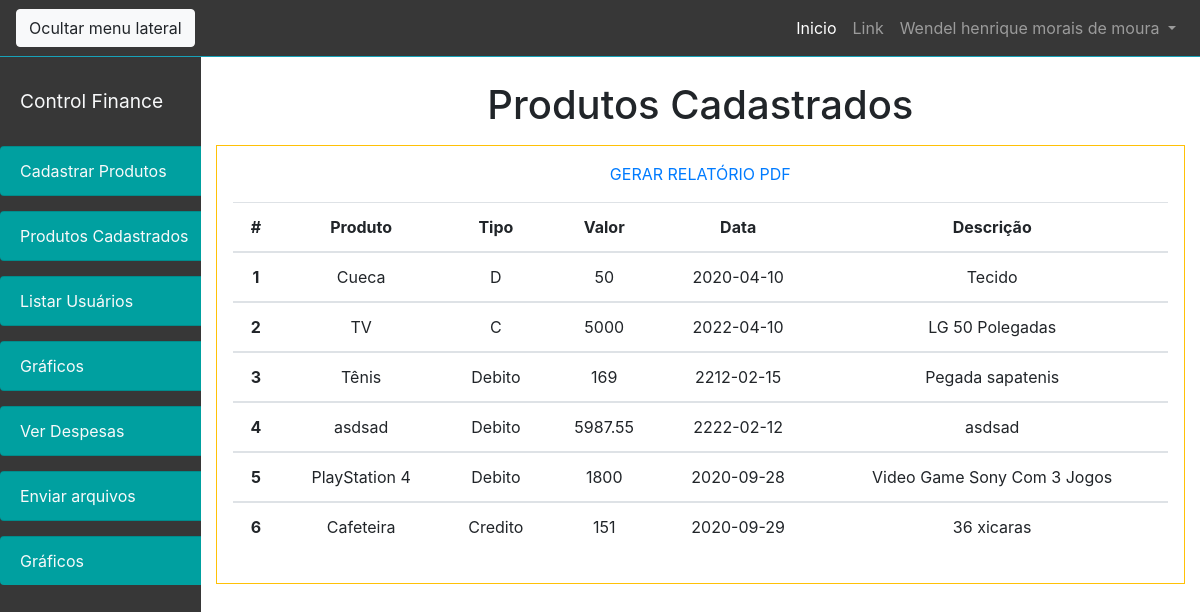
The page /view/Listar_Produtos (signed in) on the database as committed earlier.
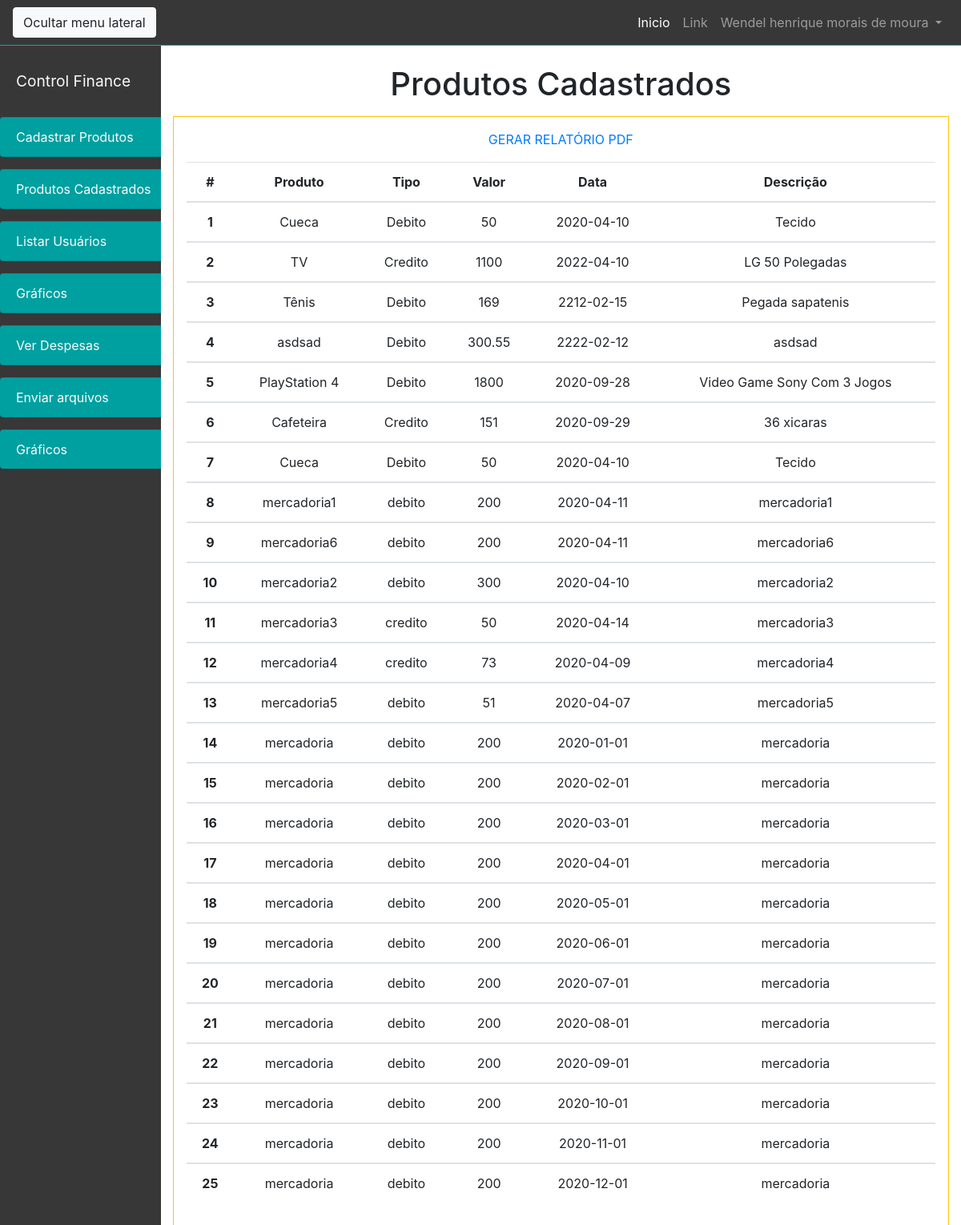
The same page on the database as committed later.
### tables this page shows
CREATE TABLE `usuario` (
  `cod_usuario` int(11) NOT NULL,
  `nivel` varchar(100) NOT NULL,
  `telefone` int(11) NOT NULL,
  `nome` varchar(100) NOT NULL,
  `data_nasc` date NOT NULL,
  `email` varchar(100) NOT NULL,
  `cpf` int(30) NOT NULL,
  `senha` varchar(100) NOT NULL,
  `genero` varchar(100) NOT NULL,
  `imagem` varchar(200) NOT NULL
);

CREATE TABLE `debcred` (
  `cod_debcred` int(11) NOT NULL,
  `descricao` varchar(100) NOT NULL,
  `tipo` varchar(10) NOT NULL,
  `valor` float NOT NULL,
  `data` date NOT NULL,
  `produto` varchar(100) NOT NULL
);

### view/Listar_Produtos.php (the view, shortened to what this page needs)
<?php
include "../php/config.php";
$buscar_dados = "select * from debcred ";
$buscar_dados = mysqli_query($conectou, $buscar_dados);
$logado = $_SESSION['email'];
$query = "select nome from usuario where email = '$logado' ";
$consulta = mysqli_query($conectou,$query);
$valor =  mysqli_fetch_array($consulta);
$usuario1 = $valor['nome'];
?>
<!DOCTYPE html>
<html lang="pt-br">
<head>
    <link href="../css/bootstrap.min.css" rel="stylesheet">
    <link href="../css/simple-sidebar.css" rel="stylesheet">
    <?php  include "../view/Nav_bar.php"; ?>
</head>
<body>
<div class="d-flex" id="wrapper">
        <?php  include "../view/side_bar.php"; ?>
    <div id="page-content-wrapper">
        <div class="container-fluid ">
            <h1 class="mt-4 my-3 text-center">Produtos Cadastrados</h1>
            <div class=" border border-warning p-3">
                <div class="row">
                <div class="col-12 ">
                            <div class=" text-center">
                            <p><a href="../php/gerar_pdf">GERAR RELATÓRIO PDF</a></p>
                                <table class='table'>
                                    <thead>
                                    <tr>
                                        <th scope='col'>#</th>
                                        <th scope='col'>Produto</th>
                                        <th scope='col'>Tipo</th>
                                        <th scope='col'>Valor</th>
                                        <th scope='col'>Data</th>
                                        <th scope='col'>Descrição</th>
                                    </tr>
                                    </thead>
                                <?php
                                while ($linha = mysqli_fetch_array($buscar_dados)) {
                                    $descricao = $linha["descricao"];
                                    $tipo = $linha["tipo"];
                                    $valor = $linha["valor"];
                                    $data = $linha["data"];
                                    $produto = $linha["produto"];
                                    $i++;
                                    echo "
                                                  <tbody>
                                                    <tr>
                                                      <th scope='row'>$i</th>
                                                      <td>$produto</td>
                                                      <td>$tipo</td>
                                                      <td>$valor </td>
                                                      <td>$data </td>
                                                      <td>$descricao </td>
                                                    </tr>
                                                  </tbody>
                                              ";
                                }
                                ?>
                                </table>
                            </div>
                </div>
            </div>
         </div>
        </div>
    </div>
</div>
</body>
</html>

### view/Nav_bar.php (shortened to what this page needs)
<nav class="navbar navbar-expand-lg navbar-dark border-bottom border-info " style="background-color: #373737;">
      <button class="btn btn-light " id="menu-toggle">Ocultar menu lateral</button>
      <div class="collapse navbar-collapse" id="navbarSupportedContent">
          <ul class="navbar-nav ml-auto mt-2 mt-lg-0 ">
              <li class="nav-item active">
              <a class="nav-link" href="menu_usuario">Inicio<span class="sr-only">(current)</span></a>
              </li>
              <li class="nav-item">
                  <a class="nav-link" href="#">Link</a>
              </li>
              <li class="nav-item dropdown">
                  <a class="nav-link dropdown-toggle" href="#" id="navbarDropdown" role="button" data-toggle="dropdown" aria-haspopup="true" aria-expanded="false">
                     <?php echo $usuario1   ?>
                  </a>
              </li>
          </ul>
      </div>
  </nav>

### view/side_bar.php (shortened to what this page needs)
  <div class="d-flex" id="wrapper">
    <div class="border-right border-dark" id="sidebar-wrapper" style="background-color:#373737;">
            <div class="sidebar-heading mt-3 text-light">Control Finance</div>
            <div class="list-group list-group-flush">
              <a href="cadastrar_dados" class="list-group-item list-group-item-action mt-3 rounded text-light teste" id="" style="background-color: #00a0a0;" >Cadastrar Produtos</a>
              <a href="Listar_Produtos" class="list-group-item list-group-item-action mt-3 rounded text-light teste" style="background-color: #00a0a0;">Produtos Cadastrados</a>
              <a href="listar_usuarios" class="list-group-item list-group-item-action mt-3 rounded text-light teste" style="background-color: #00a0a0;">Listar Usuários</a>
              <a href="graficos" class="list-group-item list-group-item-action mt-3 rounded text-light teste" style="background-color: #00a0a0;">Gráficos</a>
              <a href="#" class="list-group-item list-group-item-action  mt-3 rounded text-light teste" style="background-color: #00a0a0;" >Ver Despesas</a>
              <a href="./enviar_arq" class="list-group-item list-group-item-action mt-3  rounded text-light teste" onclick='insereTexto()' value='Inserir texto' style="background-color: #00a0a0;">Enviar arquivos</a>
              <a href="graficos" class="list-group-item list-group-item-action mt-3 rounded text-light teste" style="background-color: #00a0a0;">Gráficos</a>
            </div>
    </div>
</div>

### css/simple-sidebar.css (style rules this page uses)
#wrapper { overflow-x: hidden; }
#sidebar-wrapper { min-height: 100vh; margin-left: -15rem; -webkit-transition: margin .25s ease-out; -moz-transition: margin .25s ease-out; -o-transition: margin .25s ease-out; transition: margin .25s ease-out; }
#sidebar-wrapper .sidebar-heading { padding: 0.875rem 1.25rem; font-size: 1.2rem; }
#sidebar-wrapper .list-group { width: 15rem; }
#page-content-wrapper { min-width: 100vw; }
@media (min-width: 768px) { #sidebar-wrapper { margin-left: 0; } }
@media (min-width: 768px) { #page-content-wrapper { min-width: 0; width: 100%; } }

Rows that differ between the two databases and show on the page:
changed debcred (number 1 of 25 on the later page): tipo "D" → "Debito"
changed debcred "TV": tipo "C" → "Credito"; valor "5000" → "1100"
changed debcred "asdsad": valor "5987.55" → "300.55"
added debcred: produto "Cueca", tipo "Debito", valor "50", data "2020-04-10", descricao "Tecido"
added debcred: produto "mercadoria1", tipo "debito", valor "200", data "2020-04-11", descricao "mercadoria1"
added debcred: produto "mercadoria6", tipo "debito", valor "200", data "2020-04-11", descricao "mercadoria6"
added debcred: produto "mercadoria2", tipo "debito", valor "300", data "2020-04-10", descricao "mercadoria2"
added debcred: produto "mercadoria3", tipo "credito", valor "50", data "2020-04-14", descricao "mercadoria3"
added debcred: produto "mercadoria4", tipo "credito", valor "73", data "2020-04-09", descricao "mercadoria4"
added debcred: produto "mercadoria5", tipo "debito", valor "51", data "2020-04-07", descricao "mercadoria5"
added debcred: produto "mercadoria", tipo "debito", valor "200", data "2020-01-01", descricao "mercadoria"
added debcred: produto "mercadoria", tipo "debito", valor "200", data "2020-02-01", descricao "mercadoria"
added debcred: produto "mercadoria", tipo "debito", valor "200", data "2020-03-01", descricao "mercadoria"
added debcred: produto "mercadoria", tipo "debito", valor "200", data "2020-04-01", descricao "mercadoria"
added debcred: produto "mercadoria", tipo "debito", valor "200", data "2020-05-01", descricao "mercadoria"
added debcred: produto "mercadoria", tipo "debito", valor "200", data "2020-06-01", descricao "mercadoria"
added debcred: produto "mercadoria", tipo "debito", valor "200", data "2020-07-01", descricao "mercadoria"
added debcred: produto "mercadoria", tipo "debito", valor "200", data "2020-08-01", descricao "mercadoria"
added debcred: produto "mercadoria", tipo "debito", valor "200", data "2020-09-01", descricao "mercadoria"
added debcred: produto "mercadoria", tipo "debito", valor "200", data "2020-10-01", descricao "mercadoria"
added debcred: produto "mercadoria", tipo "debito", valor "200", data "2020-11-01", descricao "mercadoria"
added debcred: produto "mercadoria", tipo "debito", valor "200", data "2020-12-01", descricao "mercadoria"
